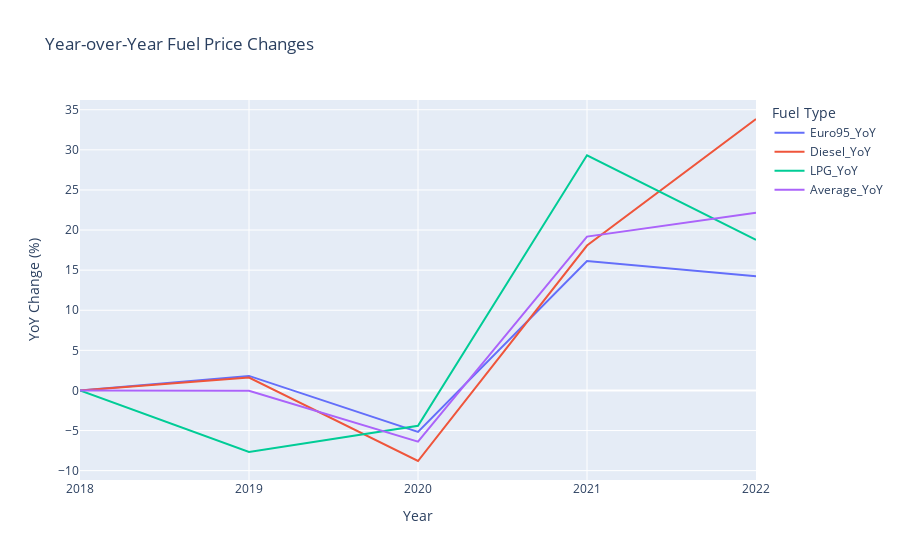

Here is the notebook cell this chart was saved with:
### Code cell
# Plot the Year-over-Year changes using Plotly Express
fig = px.line(melted_data, x='Year', y='YoY_Change', color='Fuel_Type', title='Year-over-Year Fuel Price Changes')
fig.update_layout(xaxis_title='Year', yaxis_title='YoY Change (%)', legend_title='Fuel Type')
fig.show()

### Figure 1 — Plotly figure (JSON) as saved in the notebook; plotly's stock layout.template omitted (floating-point values rounded to 4 significant figures)
{"data": [{"hovertemplate": "Fuel_Type=Euro95_YoY<br>Year=%{x}<br>YoY_Change=%{y}<extra></extra>", "legendgroup": "Euro95_YoY", "line": {"color": "#636efa", "dash": "solid"}, "marker": {"symbol": "circle"}, "mode": "lines", "name": "Euro95_YoY", "orientation": "v", "showlegend": true, "type": "scatter", "x": ["2018", "2019", "2020", "2021", "2022"], "xaxis": "x", "y": [0, 1.813, -5.171, 16.14, 14.22], "yaxis": "y"}, {"hovertemplate": "Fuel_Type=Diesel_YoY<br>Year=%{x}<br>YoY_Change=%{y}<extra></extra>", "legendgroup": "Diesel_YoY", "line": {"color": "#EF553B", "dash": "solid"}, "marker": {"symbol": "circle"}, "mode": "lines", "name": "Diesel_YoY", "orientation": "v", "showlegend": true, "type": "scatter", "x": ["2018", "2019", "2020", "2021", "2022"], "xaxis": "x", "y": [0, 1.604, -8.798, 18.07, 33.84], "yaxis": "y"}, {"hovertemplate": "Fuel_Type=LPG_YoY<br>Year=%{x}<br>YoY_Change=%{y}<extra></extra>", "legendgroup": "LPG_YoY", "line": {"color": "#00cc96", "dash": "solid"}, "marker": {"symbol": "circle"}, "mode": "lines", "name": "LPG_YoY", "orientation": "v", "showlegend": true, "type": "scatter", "x": ["2018", "2019", "2020", "2021", "2022"], "xaxis": "x", "y": [0, -7.66, -4.411, 29.33, 18.77], "yaxis": "y"}, {"hovertemplate": "Fuel_Type=Average_YoY<br>Year=%{x}<br>YoY_Change=%{y}<extra></extra>", "legendgroup": "Average_YoY", "line": {"color": "#ab63fa", "dash": "solid"}, "marker": {"symbol": "circle"}, "mode": "lines", "name": "Average_YoY", "orientation": "v", "showlegend": true, "type": "scatter", "x": ["2018", "2019", "2020", "2021", "2022"], "xaxis": "x", "y": [0, -0.0481, -6.392, 19.18, 22.16], "yaxis": "y"}], "layout": {"legend": {"title": {"text": "Fuel Type"}, "tracegroupgap": 0}, "title": {"text": "Year-over-Year Fuel Price Changes"}, "xaxis": {"anchor": "y", "domain": [0, 1], "title": {"text": "Year"}}, "yaxis": {"anchor": "x", "domain": [0, 1], "title": {"text": "YoY Change (%)"}}}}
